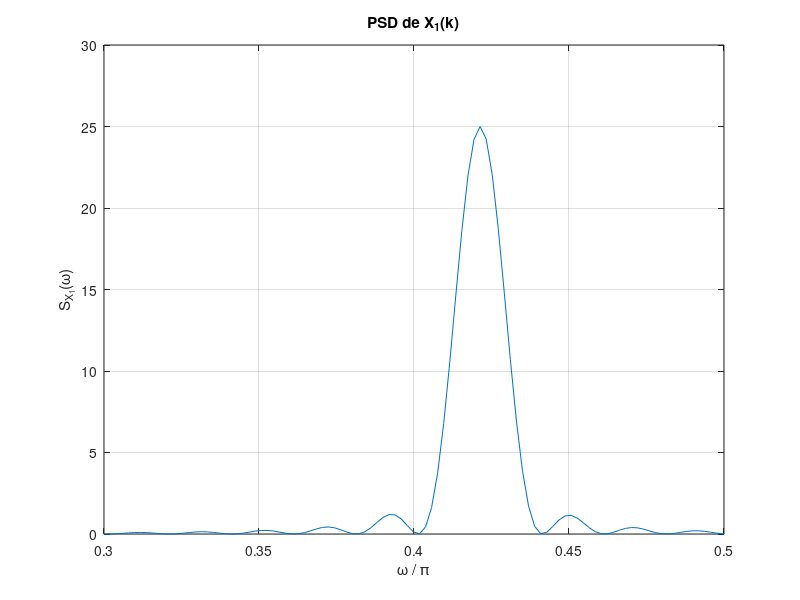
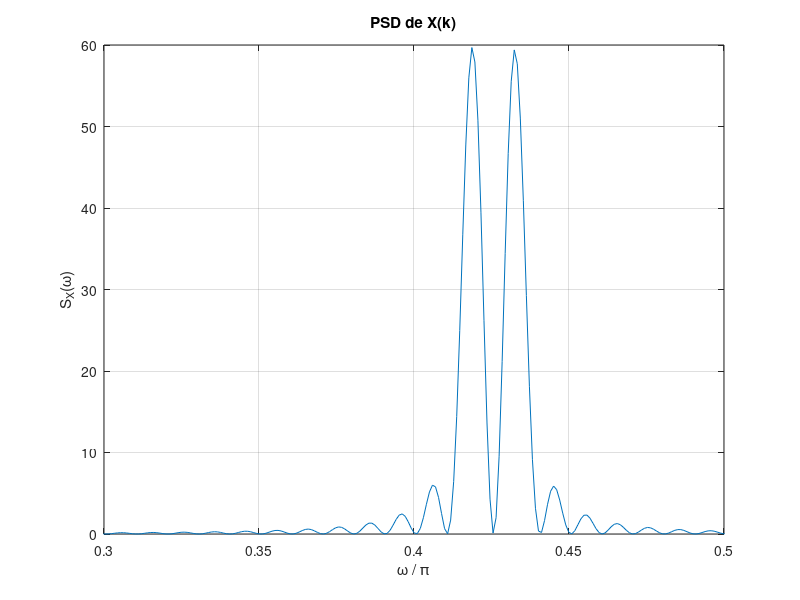

MATLAB code for these plots, in order:
close all;
clear all;
clc;

# Actividad 2

N = 100;
n = 0:N-1;

X1 = sin(0.42*pi*n);

nfft = 1024;

transf = fftshift(fft(X1, nfft));

S = 1/N*(abs(transf).^2);

figure();
plot(linspace(-1,1,nfft), S);
xlim([0.3 0.5]);
title('PSD de X_1(k)');
xlabel('\omega / \pi');
ylabel('S_{X_1}(\omega)');
grid on;

N = 200;
n = 0:N-1;

X1 = sin(0.42*pi*n);
X2 = sin(0.43*pi*n);

X = X1 + X2;

nfft = 2048;

transf = fftshift(fft(X, nfft));

S = 1/N*(abs(transf).^2);

figure();
plot(linspace(-1,1,nfft), S);
xlim([0.3 0.5]);
title('PSD de X(k)');
xlabel('\omega / \pi');
ylabel('S_{X}(\omega)');
grid on;
